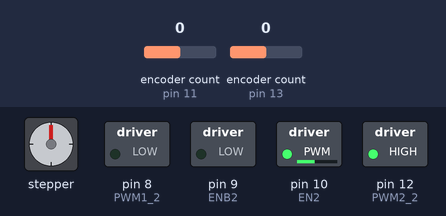
This sketch was run on a simulated Arduino Uno, built with avr-gcc and run on an emulated ATmega328P. On the bench: stepper motor, switched loads named in the sketch (green lamp = pin HIGH). Wiring (inferred from the names in the program): stepper motor (2048 steps per turn assumed): coils pin 4, pin 6, pin 5, pin 7. The test bench sets the inputs (shaded band); at power-on: encoder count (sensors on pin 11, pin 13) 0. Pins used as bus, display or sensor lines are not drawn; what the sketch prints to the serial monitor is not drawn.

Above: at 1.2 s.
1.3 s: encoder count (sensor on pin 11) set to 4
At 1.85 s:
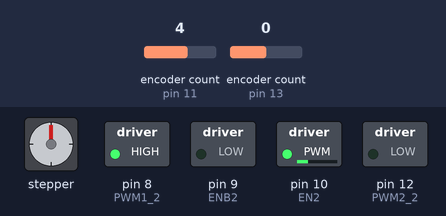
4.3 s: encoder count (sensor on pin 13) set to 1
At 5.82 s:
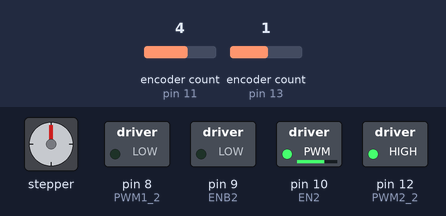
Timing chart, 0 to 36.7 s (numbered marks = the images above; inputs shaded):
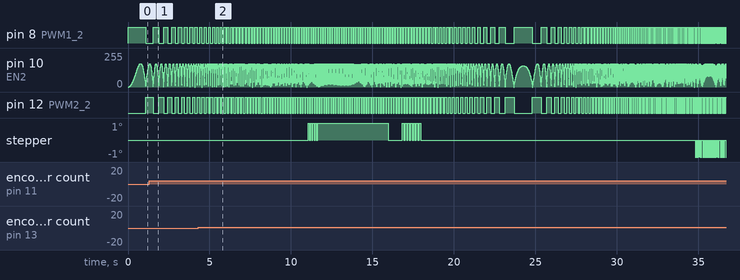

The sketch:

SystemFrequencySweep.ino
```cpp
// Motor 1 Pins
#define EN1 5       // Enable pin for Motor 1 (duty cycle)
#define ENB1 4      // Inverted Enable pin for Motor 1
#define PWM1_1 6    // Direction pin 1 for Motor 1
#define PWM2_1 7    // Direction pin for Motor 1

// Motor 2 Pins
#define EN2 10      // Enable pin for Motor 2 (duty cycle)
#define ENB2 9      // Inverted Enable pin for Motor 2
#define PWM1_2 8    // Direction pin 1 for Motor 2
#define PWM2_2 12   // Direction pin 2 for Motor 2

#include <Encoder.h>

// Encoder pin definitions
Encoder encoder2(13, 2);  // Encoder for Motor 1
Encoder encoder1(11, 3);  // Encoder for Motor 2

// Variables to store encoder positions
long position1 = 0;
long position2 = 0;

// Frequency Sweep Parameters
float R = 175.0;          // Amplitude for PWM (0-255)
float B = 2 * PI * 6;     // Maximum angular frequency (6 Hz in radians/sec)
float t = 0;              // Time in seconds
float dt = 0.01;          // Time step in seconds (10 ms)
float amplitude = 150.0;  // PWM amplitude

void setup() {
  // Motor 1 setup
  pinMode(EN1, OUTPUT);
  pinMode(ENB1, OUTPUT);
  pinMode(PWM1_1, OUTPUT);
  pinMode(PWM2_1, OUTPUT);

  // Motor 2 setup
  pinMode(EN2, OUTPUT);
  pinMode(ENB2, OUTPUT);
  pinMode(PWM1_2, OUTPUT);
  pinMode(PWM2_2, OUTPUT);

  // Enable both motors
  digitalWrite(EN1, HIGH);  // Enable Motor 1
  digitalWrite(ENB1, LOW);  // Disable inverted enable for Motor 1
  digitalWrite(EN2, HIGH);  // Enable Motor 2
  digitalWrite(ENB2, LOW);  // Disable inverted enable for Motor 2

  Serial.begin(115200);     // Serial communication for data transfer
}

void loop() {
  // Calculate angular frequency based on time
  float w = B * abs(sin(0.1 * t)); // Angular frequency

  // Calculate sinusoidal position and velocity
  float x_pos = R * sin(w * t);        // Position trajectory
  float x_velocity = R * w * cos(w * t); // Velocity trajectory

  // Determine motor direction based on position sign
  bool direction = x_pos >= 0;

  // Apply PWM and direction to Motor 1
  if (direction) {
    digitalWrite(PWM1_1, HIGH);
    digitalWrite(PWM2_1, LOW);
  } else {
    digitalWrite(PWM1_1, LOW);
    digitalWrite(PWM2_1, HIGH);
  }
  analogWrite(EN1, (int)abs(x_pos)); // Adjust speed using PWM amplitude

  // Apply PWM and direction to Motor 2
  if (direction) {
    digitalWrite(PWM1_2, HIGH);
    digitalWrite(PWM2_2, LOW);
  } else {
    digitalWrite(PWM1_2, LOW);
    digitalWrite(PWM2_2, HIGH);
  }
  analogWrite(EN2, (int)abs(x_pos)); // Adjust speed using PWM amplitude

  // Read encoder positions
  position1 = encoder1.read();
  position2 = encoder2.read();
  Serial.print("Data: ");
  Serial.print(position1);
  Serial.print(",");
  Serial.print(position2);
  Serial.print(",");
  Serial.print(t, 3);
  Serial.print(",");
  Serial.println(w / (2 * PI), 3);

  // Increment time
  t += dt;

  // Small delay to match time step
  delay((int)(dt * 1000));
}
```
